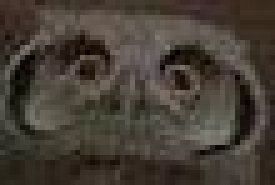
%> input picture DSP/L2/imgs/owl.jpg, 55 x 37 px (shown 5 times larger)
$ octave q3.m   (GNU Octave 9; MATLAB toolbox functions it lacks are replaced by stand-ins)
%> lines starting %> are read from the running program, lines starting %| are printed output that depends on the picture
### DSP/L2/correlation_detector.m
function Corr = correlation_detector(template_name, reference_name)
imagem1=imread(template_name);
imagem2=imread(reference_name);

%%cast para gray
imagem1=rgb2gray(imagem1);
imagem2=rgb2gray(imagem2);

Corr=normxcorr2(imagem1,imagem2);

close all; figure;


### DSP/L2/q3.m
%%Armazendando imagens
temp1='imgs/owl.jpg';
temp2='imgs/owls.jpg';
imagem1=imread(temp1);
%> imagem1 is the input picture: size 37x55x3 uint8; mean R, G, B 70, 62.4, 53.5
imagem2=imread(temp2);
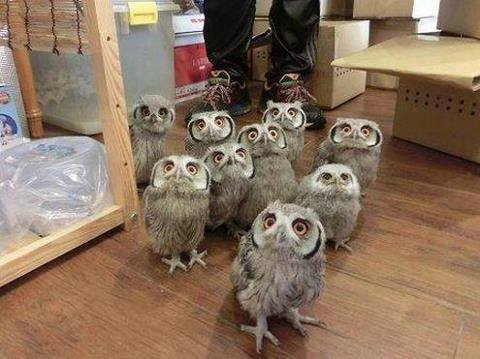
%> input picture DSP/L2/imgs/owls.jpg, 480 x 359 px
%> imagem2 is the input picture: size 359x480x3 uint8; mean R, G, B 137.3, 114, 93.3

correlacao=correlation_detector(temp1,temp2);
%> in correlation_detector, `imagem2=rgb2gray(imagem2);`:
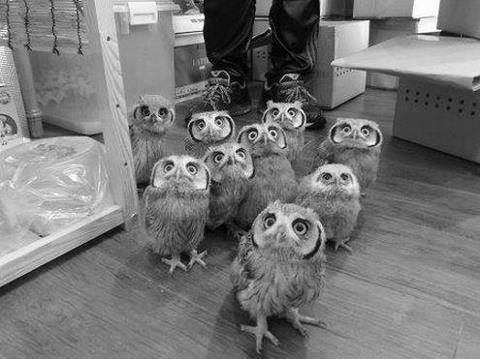
%> imagem2: size 359x480 uint8; min 0, max 255, mean 118.6
%> in correlation_detector, `Corr=normxcorr2(imagem1,imagem2);`:
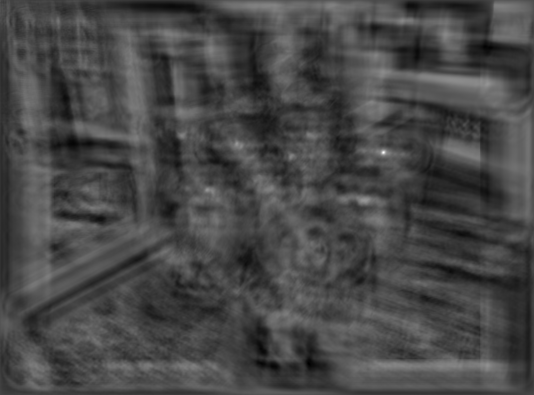
%> Corr: size 395x534 double; min -0.382, max 0.968, mean -0.00205; drawn with min black and max white
[maximo,indice]=max(abs(correlacao(:)));%achar valor e posicao linear
%> maximo = 0.968; indice = 151438
%do maior elemento da matriz de correla玢o

[row,col]=ind2sub(size(correlacao),indice);
%> row = 153; col = 384
%acha o indice de maxima correlacao

subplot(2,2,1), imshow(imagem1)
subplot(2,2,2), imshow(imagem2)
subplot(2,2,3), imshow(correlacao)
%> after `imshow(correlacao)`:
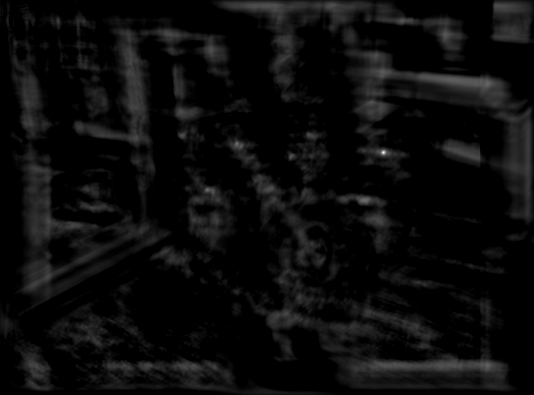
%> displayed picture: size 395x534, on the screen's scale of 0 to 255; min 0, max 247, mean 11.5
subplot(2,2,4), imshow(imagem2),hold on;
rectangle('Position',[col-55 row-37 55 37],'EdgeColor','y')%A dimens鉶 da primeira imagem cont閙 dim. 37x55
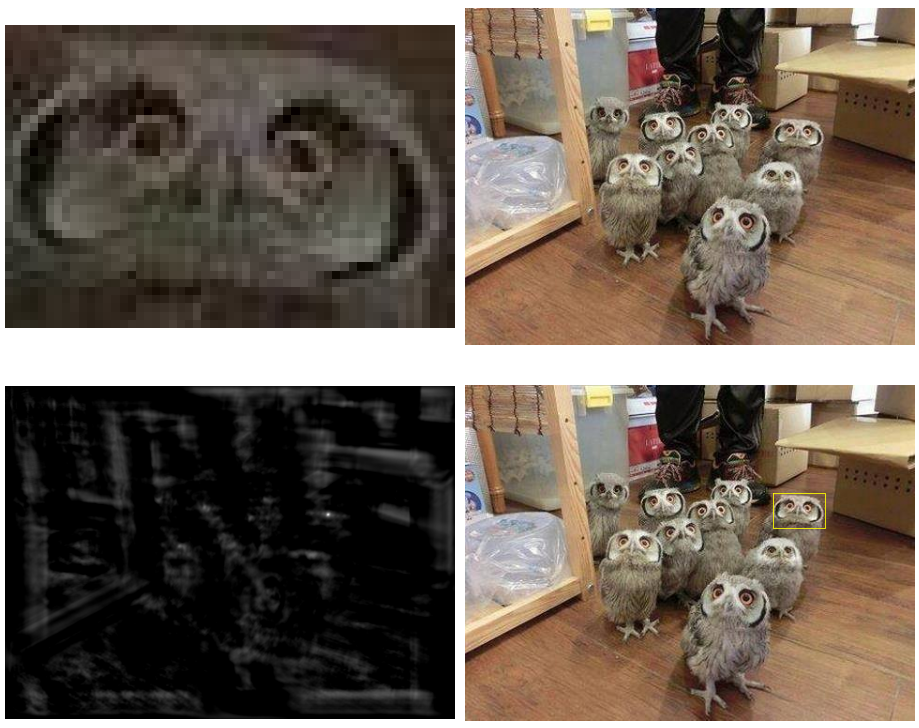
%> figure redrawn from the program's plot data, 4 panels
